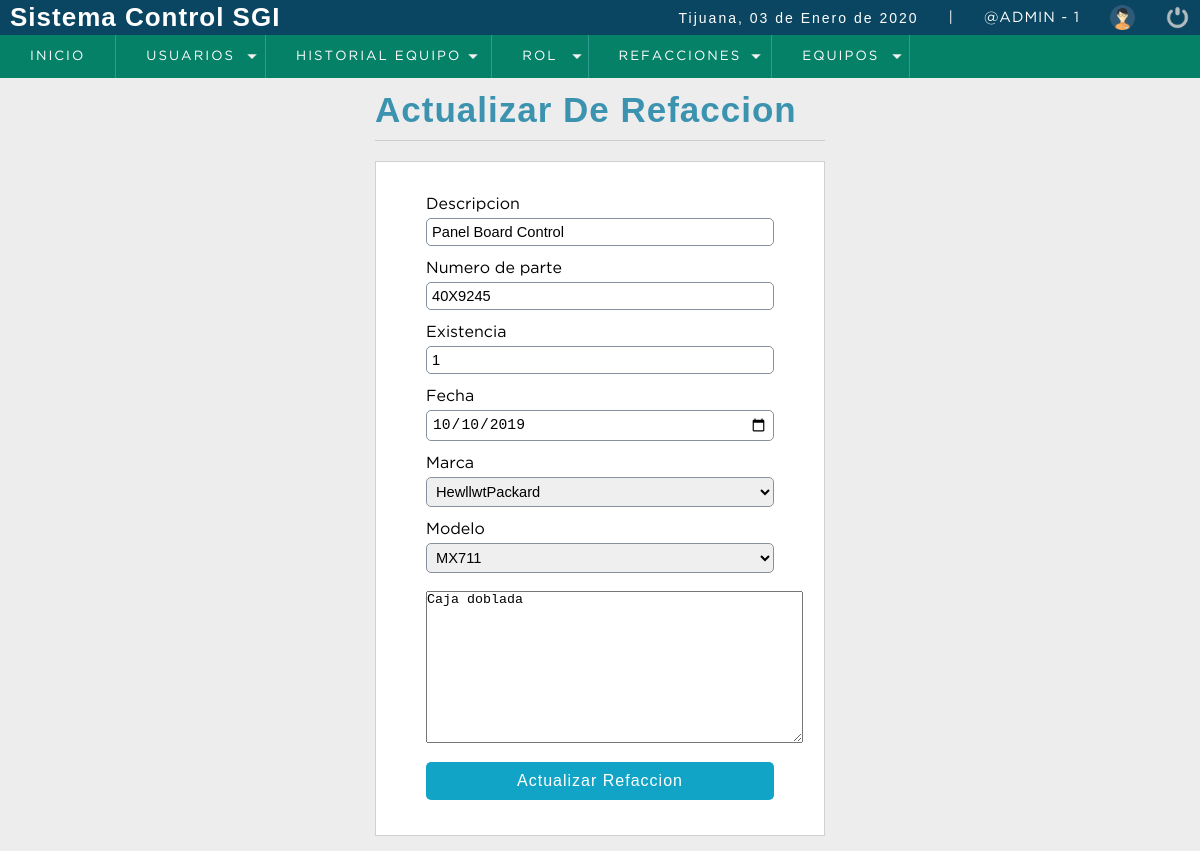
Page /sistema/editar_refaccion.php?id=1 (signed in) on the committed database.
### tables this page shows
CREATE TABLE t_Refaccion
(
  id_refaccion INTEGER UNSIGNED PRIMARY KEY AUTO_INCREMENT,
  descripcion VARCHAR(80) NOT NULL,
  num_parte VARCHAR(45) UNIQUE NOT NULL,
  existencia tinyint DEFAULT 1,
  fecha DATE NOT NULL,
  id_marca INTEGER UNSIGNED NOT NULL,
  id_modelo INTEGER UNSIGNED NOT NULL,
  observaciones TEXT NULL,
  FOREIGN KEY(id_marca) REFERENCES t_Marca(id_marca)
    ON DELETE RESTRICT ON UPDATE CASCADE,
  FOREIGN KEY(id_modelo) REFERENCES t_Modelo(id_modelo)
    ON DELETE RESTRICT ON UPDATE CASCADE    
);

### conexion.php (called while the page is built, shortened)
<?php
  class Conexion
  {
    private static $host = 'localhost';
    private static $user = 'servicios';
    private static $password = 'pcnay2003';
    private static $db_name = 'ordenservicios';
    private static $db_charset = 'uft8';
    public $conexion;
    public $query;
    public $rows = array();
    public function db_open()
    {
      $this->conexion = new mysqli(self::$host,
      self::$user,
      self::$password,
      self::$db_name);
      $this->conexion->set_charset(self::$db_charset);
    }
    public function get_query()
    {
      $result = $this->conexion->query($this->query);
      while ($this->rows[] = $result->fetch_assoc() );
      array_pop($this->rows);
      $datos2 = array();
      if (!empty($this->rows))
      {
        foreach ($this->rows as $nombreCampo => $contenidoCampo)
        {
          array_push($datos2,$contenidoCampo);
        }
      }
      return $datos2;
    }
  }
?>

### sistema/editar_refaccion.php (the view, shortened to what this page needs)
<?php
  include "../conexion.php";
  if (empty($_GET['id']))
  {
    header ('Location:lista_refaccion.php');
  }
  else
  {
    $id_refaccion = $_GET['id'];
    $conectar = new Conexion();
    $conectar->query = "SELECT id_refaccion,descripcion,num_parte,existencia,fecha,id_marca,id_modelo,observaciones FROM t_Refaccion WHERE id_refaccion = $id_refaccion ";
    $datos2 = $conectar->get_query();
    if (empty($datos2))
    {
      header ('Location:lista_refaccion.php');
    }
    else
    {
      for ($n=0;$n<count($datos2);$n++)
      {
        $descripcion = $datos2[$n]['descripcion'];
        $num_parte = $datos2[$n]['num_parte'];
        $existencia = $datos2[$n]['existencia'];
        $fecha = $datos2[$n]['fecha'];
        $id_marca = $datos2[$n]['id_marca'];
				$id_modelo = $datos2[$n]['id_modelo'];
				$observaciones = $datos2[$n]['observaciones'];
      }
      $conectar = new Conexion();
      $conectar->query = "SELECT id_marca,descripcion FROM t_Marca";
      $datos2 = $conectar->get_query();
      $marcas_select = '';
      for ($n=0; $n<count($datos2); $n++)
      {
        $selected = ($id_marca==$datos2[$n]['id_marca']) ? 'selected':'';
        $marcas_select .= '<option value ="'.$datos2[$n]['id_marca'].'"'.$selected.'>'.$datos2[$n]['descripcion'].'</option>';
      }
      $conectar = new Conexion();
      $conectar->query = "SELECT id_modelo,descripcion FROM t_Modelo";
      $datos2 = $conectar->get_query();
      $modelo_select = '';
      for ($n=0; $n<count($datos2); $n++)
      {
        $selected = ($id_modelo==$datos2[$n]['id_modelo']) ? 'selected':'';
        $modelo_select .= '<option value ="'.$datos2[$n]['id_modelo'].'"'.$selected.'>'.$datos2[$n]['descripcion'].'</option>';
      }
    }
  }
?>
<!DOCTYPE html>
<html lang="en">
<head>
	<?php include "include/scripts.php"; ?>
</head>
<body>
	<?php include "include/header.php" ?>
	<section id="container">
    <div class="form_register">
      <h1>Actualizar De Refaccion</h1>
      <hr>
      <form action ="" method="post">
        <label for="descripcion">Descripcion</label>
        <input type="text" name="descripcion" id = "descripcion" placeholder="Descripcion" value = "<?php echo $descripcion; ?>">
        <label for="num_parte">Numero de parte</label>
        <input type="text" name="num_parte" id = "num_parte" placeholder="Número de Parte" value = "<?php echo $num_parte
        ; ?>">
        <label for="existencia">Existencia</label>
        <input type="number" name="existencia" id = "existencia" placeholder="Existencia" value = "<?php echo $existencia; ?>">
        <label for="fecha">Fecha</label>
        <input type="date" name="fecha" id = "fecha" placeholder="Fecha De Captura" value = "<?php echo $fecha; ?>">
        <label for="marca">Marca</label>
        <select name="id_marca" id="id_marca" placeholder="Marcas">
            <?php echo $marcas_select; ?>
        </select>
        <label for="modelo">Modelo</label>
        <select name="id_modelo" id="id_modelo" placeholder="Modelo">
            <?php echo $modelo_select; ?>
        </select>
				<br/>
        <textarea name="observaciones" cols="45" rows="10" placeholder="Observaciones" ><?php echo $observaciones; ?></textarea>
        <input type="submit" value="Actualizar Refaccion" class="btn_save">
      </form>
    </div>
	</section>
</body>
</html>

### sistema/css/style.css (style rules this page uses)
* { margin: 0; padding: 0; box-sizing: border-box; }
body { background: #ededed; }
h1, h2, h3, h4, h5, h6 { font-family: 'arial'; font-weight: bold; letter-spacing: 1px; }
h1 { font-size: 26px; }
#container { padding: 90px 15px 15px; }
.form_register { width:450px; margin:auto; }
.form_register h1 { color:#3c93b0 }
hr { border:0; background:#CCC; height:1px; margin:10px 0; display:block; }
form { background:#FFF; margin:auto; padding:20px 50px; border:1px solid #d1d1d1; }
label { display:block; font-size:12pt; font-family:'GothamBook'; margin:15px auto 5px auto; }
input, select { display:block; width:100%; font-size:11pt; padding:5px; border:1px solid #85929e; border-radius:5px; }
.btn_save { font-size:12pt; background:#12a4c6; padding:10px; color:#FFF; letter-spacing:1px; border:0px; cursor:pointer; margin:15px auto; }
#container h1 { font-size:35px; display:inline-block; }

### rows in the picture
t_refaccion: descripcion "Panel Board Control", num_parte "40X9245", existencia "1", fecha "10/10/2019", observaciones "Caja doblada"

### other values in the picture
fechaC() "03 de Enero de 2020"
$_SESSION['usuario'] "@ADMIN"
$_SESSION['id_rol'] "1"
form field id_marca "HewllwtPackard"
form field id_modelo "MX711"
